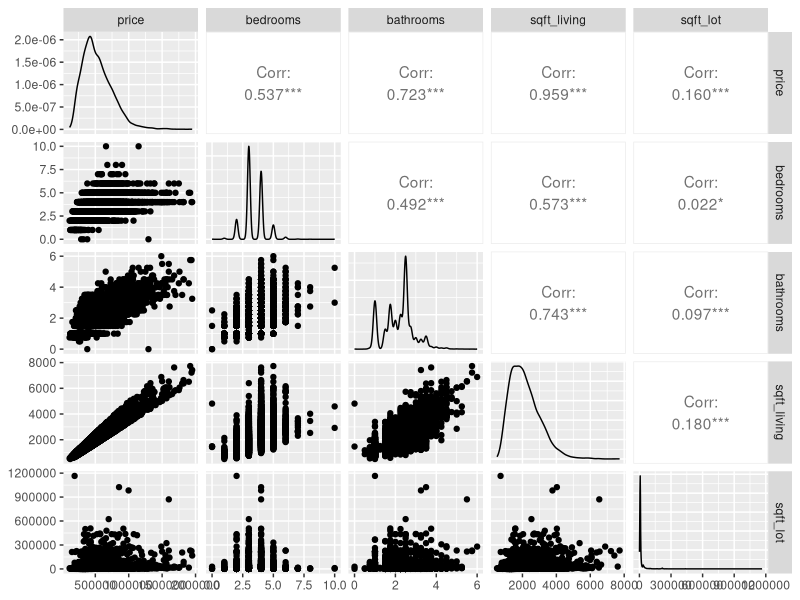
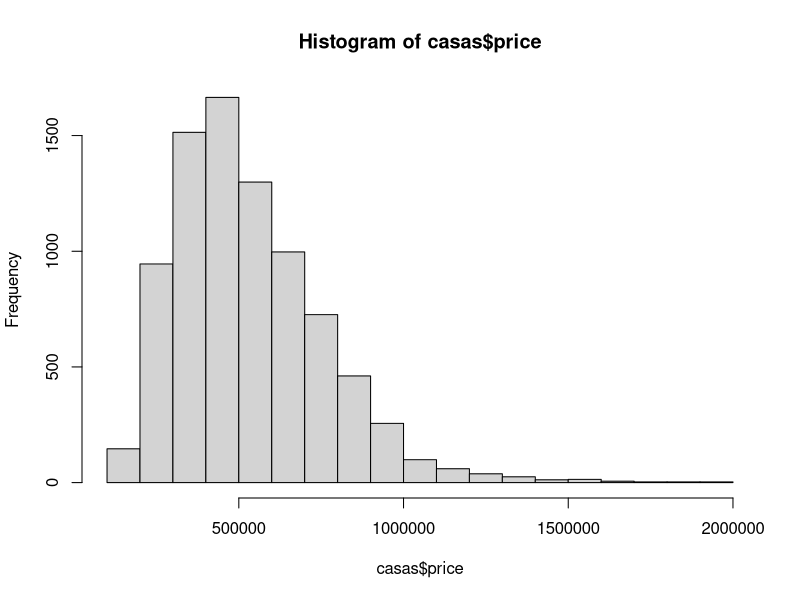
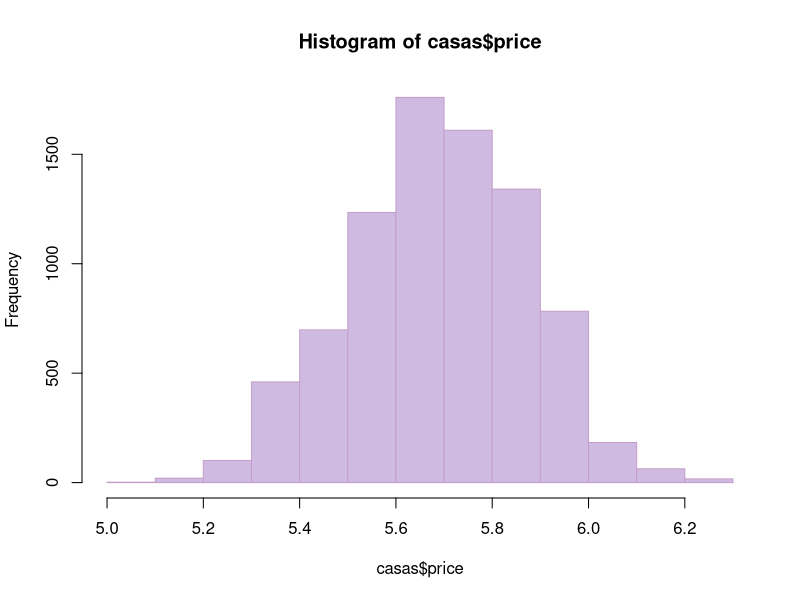
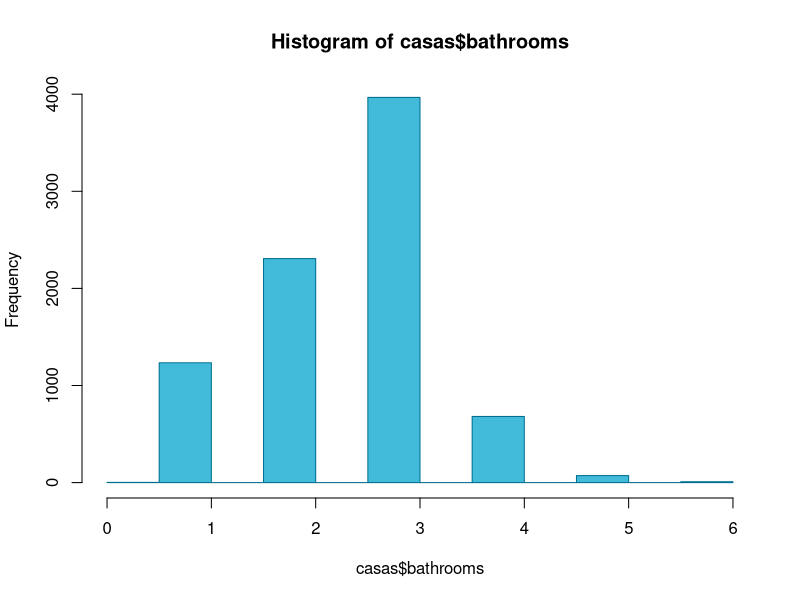
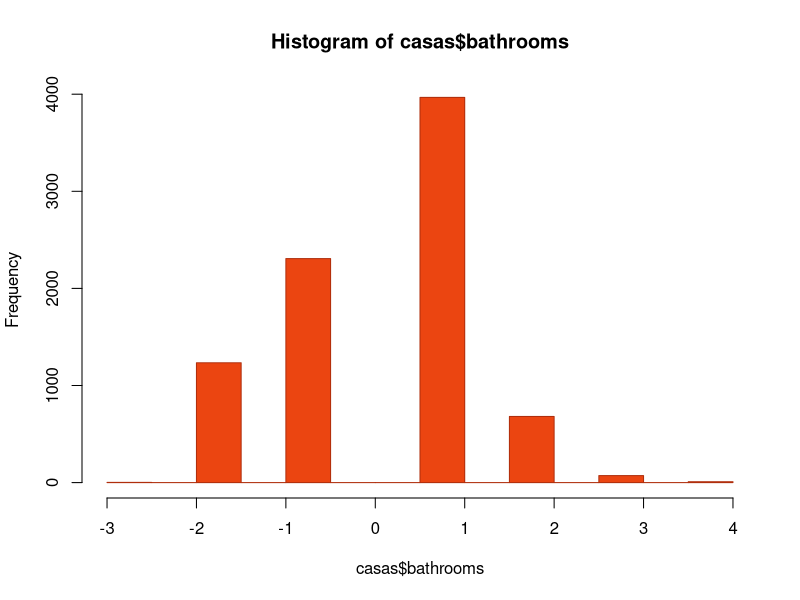

Here is the R script that generated these plots, in order:
## ---- chunk 1
knitr::opts_chunk$set(echo = TRUE)
## ---- chunk 2
library(GGally)
library(ggplot2)
## ---- chunk 3
casas <- read.csv('kc_house_data.csv', header = T, na.strings = '?')
ggpairs(casas, columns = 3:7)
## ---- chunk 4
sum(is.na(casas))
## ---- chunk 5
sum(is.na(casas$price))
## ---- chunk 6
casas$bathrooms[1:10]
## ---- chunk 7
casas$bathrooms <- ceiling(casas$bathrooms)

casas$bathrooms[1:10]
## ---- chunk 8
# Precios antes de la modificación
hist(casas$price)
# Escriba su codigo aqui
casas$price <- log10(casas$price)
# Precios normalmente distribuidos
hist(casas$price, col="#cfbae1",border="#c59fc9")
## ---- chunk 9
media_sqft_living = median(casas$sqft_living)
media_sqft_living

casas$sqft_living[is.na(casas$sqft_living)] <- media_sqft_living
head(casas$sqft_living, 100)
## ---- chunk 10
feature_scaling <- function(x) {
  x_escalado <- ((x - min(x)) / (max(x) - min(x)))
  return(x_escalado)
}
## ---- chunk 11
head(casas$sqft_lot, 100)

with_feature_scaling <- feature_scaling(casas$sqft_lot)
head(with_feature_scaling, 100)

with_scale <- scale(casas$sqft_lot)
head(with_scale, 100)
## ---- chunk 12
# Datos antes de la transformación
hist(casas$bathrooms, col="#41bbd9",border="#006e90")
# Escriba su código aqui
z_score <- function(values) {
  score <- (values - mean(values)) / (sd(values))
  return(score)
}

casas$bathrooms <- z_score(casas$bathrooms)
# Después de la transformación
hist(casas$bathrooms, col="#eb4511",border="#b02e0c")
